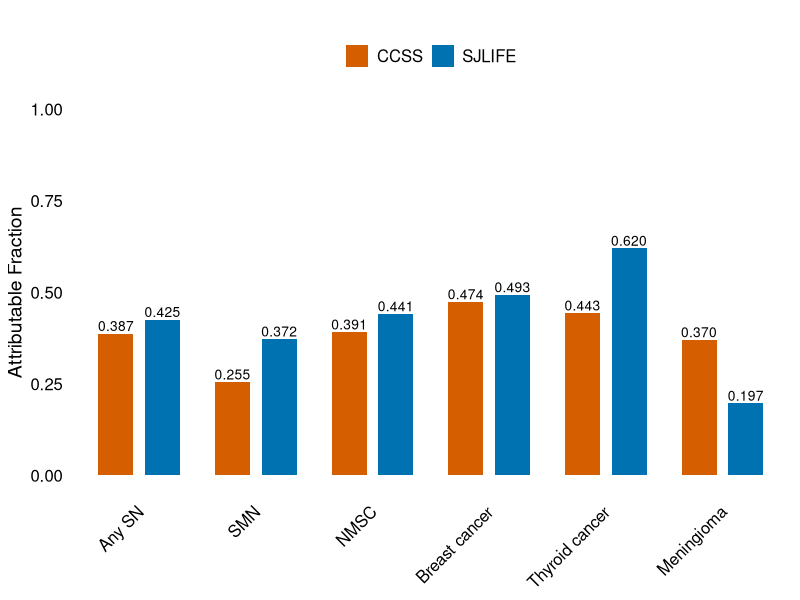
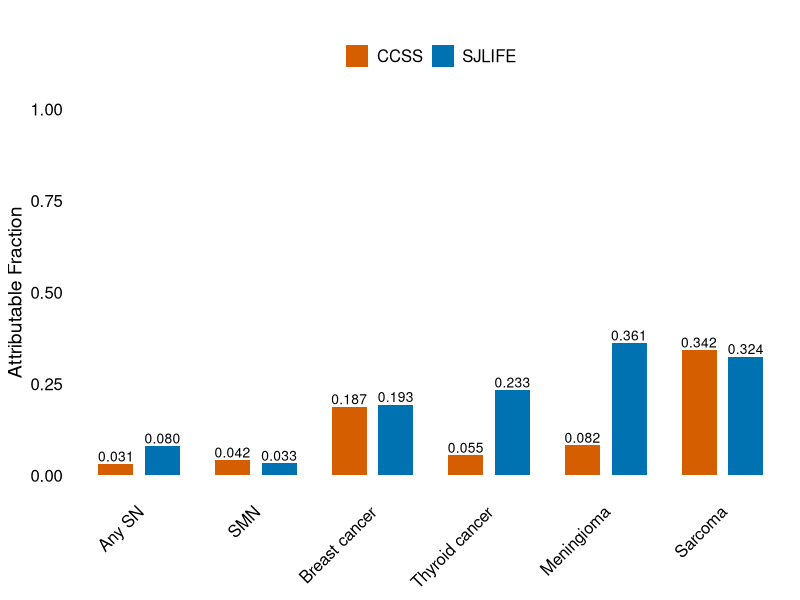
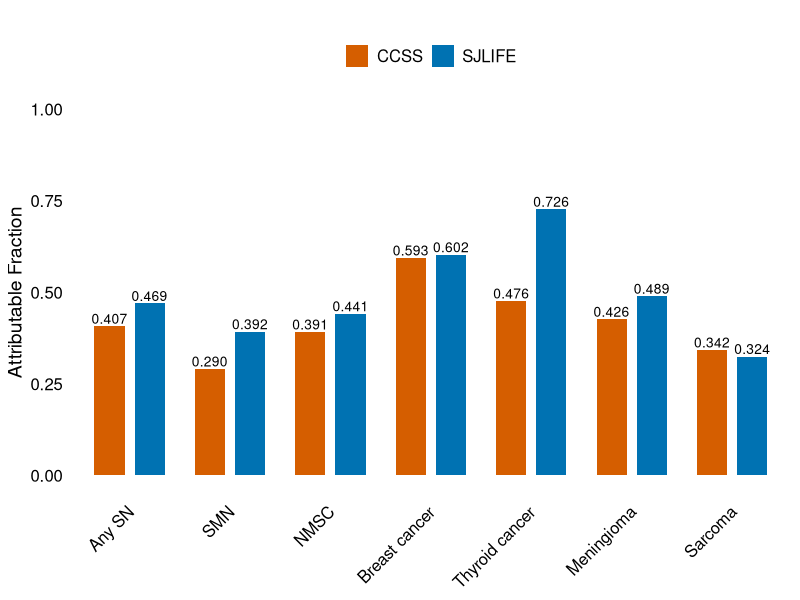
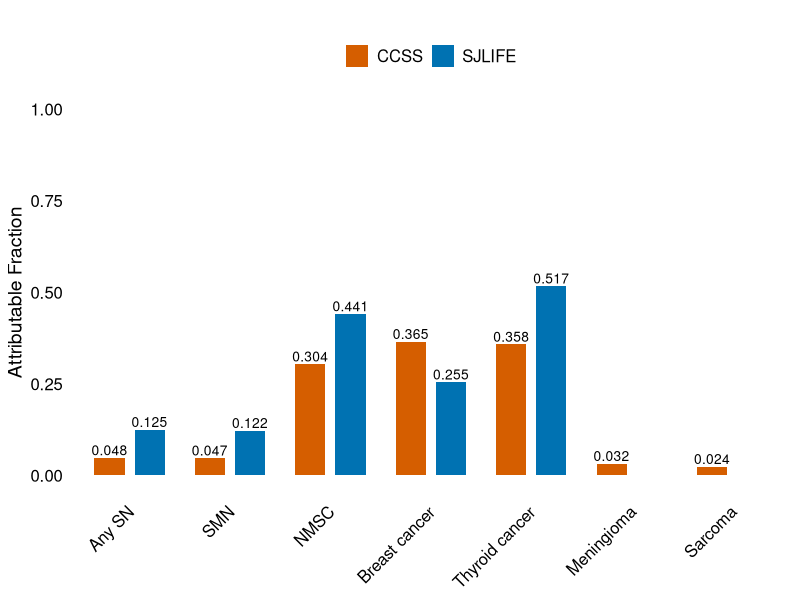
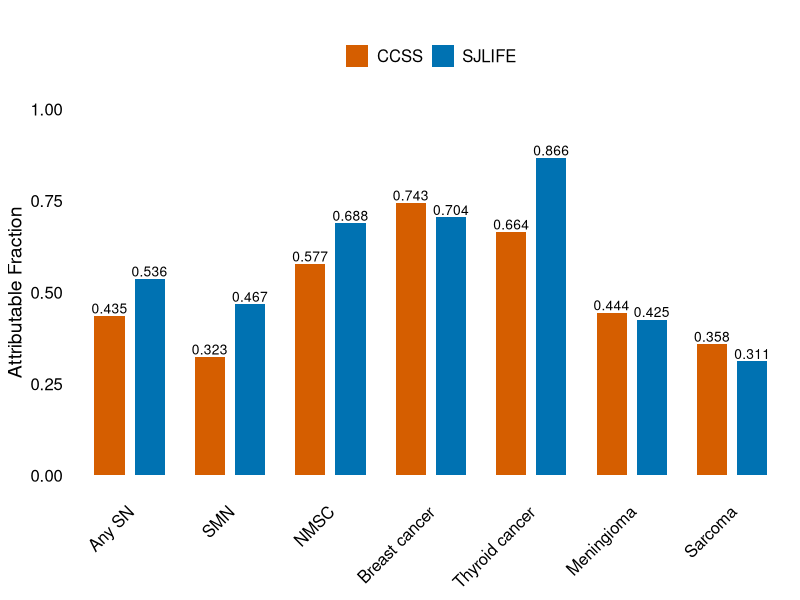

These charts were generated, in order, by the following R code:
# Load required libraries
library(ggplot2)
library(ggthemes)  # For additional themes

## Create a data frame with your data
# data <- data.frame(
#   SN_types = c("Any SN", "SMN", "NMSC", "Breast cancer", "Thyroid cancer", "Meningioma", "Sarcoma"),
#   SJLIFE = c(0.518, 0.455, 0.652, 0.672, 0.862, 0.438, 0.371),
#   CCSS = c(0.419, 0.326, 0.555, 0.709, 0.659, 0.432, 0.368)
# )


## V18 b
data <- read.table(text="Cohort	SN_types	Variables	Overall	Female	Male	Age.lt.35	Age.ge.35
SJLIFE	Any SN (605)	Radiation	0.425	0.417	0.435	0.400	0.447
SJLIFE	Any SN (605)	Chemo	0.080	0.079	0.080	0.109	0.054
SJLIFE	Any SN (605)	All treatments	0.469	0.462	0.478	0.463	0.474
SJLIFE	Any SN (605)	PRS	0.125	0.123	0.129	0.126	0.125
SJLIFE	Any SN (605)	Lifestyle	-	-	-	-	-
SJLIFE	Any SN (605)	Combined	0.536	0.530	0.545	0.531	0.541
SJLIFE	SMN (462)	Radiation	0.372	0.371	0.373	0.340	0.396
SJLIFE	SMN (462)	Chemo	0.033	0.033	0.032	0.047	0.022
SJLIFE	SMN (462)	All treatments	0.392	0.392	0.392	0.370	0.409
SJLIFE	SMN (462)	PRS	0.122	0.119	0.125	0.122	0.122
SJLIFE	SMN (462)	Lifestyle	-	-	-	-	-
SJLIFE	SMN (462)	Combined	0.467	0.466	0.468	0.447	0.482
SJLIFE	NMSC (249)	Radiation	0.441	0.431	0.453	0.413	0.457
SJLIFE	NMSC (249)	Chemo	-	-	-	-	-
SJLIFE	NMSC (249)	All treatments	0.441	0.431	0.453	0.413	0.457
SJLIFE	NMSC (249)	PRS	0.441	0.432	0.452	0.440	0.442
SJLIFE	NMSC (249)	Lifestyle	-	-	-	-	-
SJLIFE	NMSC (249)	Combined	0.688	0.680	0.698	0.671	0.698
SJLIFE	Breast cancer (74)	Radiation	0.493	0.493	-	0.475	0.498
SJLIFE	Breast cancer (74)	Chemo	0.193	0.193	-	0.228	0.184
SJLIFE	Breast cancer (74)	All treatments	0.602	0.602	-	0.594	0.604
SJLIFE	Breast cancer (74)	PRS	0.255	0.255	-	0.261	0.254
SJLIFE	Breast cancer (74)	Lifestyle	-	-	-	-	-
SJLIFE	Breast cancer (74)	Combined	0.704	0.704	-	0.701	0.705
SJLIFE	Thyroid cancer (86)	Radiation	0.620	0.622	0.616	0.594	0.650
SJLIFE	Thyroid cancer (86)	Chemo	0.233	0.235	0.231	0.293	0.163
SJLIFE	Thyroid cancer (86)	All treatments	0.726	0.727	0.723	0.725	0.727
SJLIFE	Thyroid cancer (86)	PRS	0.517	0.519	0.514	0.519	0.514
SJLIFE	Thyroid cancer (86)	Lifestyle	-	-	-	-	-
SJLIFE	Thyroid cancer (86)	Combined	0.866	0.867	0.866	0.866	0.868
SJLIFE	Meningioma (149)	Radiation	0.197	0.172	0.230	0.223	0.176
SJLIFE	Meningioma (149)	Chemo	0.361	0.371	0.349	0.472	0.271
SJLIFE	Meningioma (149)	All treatments	0.489	0.478	0.504	0.598	0.400
SJLIFE	Meningioma (149)	PRS	-0.125	-0.117	-0.135	-0.121	-0.128
SJLIFE	Meningioma (149)	Lifestyle	-	-	-	-	-
SJLIFE	Meningioma (149)	Combined	0.425	0.416	0.437	0.549	0.323
SJLIFE	Sarcoma (32)	Radiation	-	-	-	-	-
SJLIFE	Sarcoma (32)	Chemo	0.324	0.329	0.320	0.308	0.351
SJLIFE	Sarcoma (32)	All treatments	0.324	0.329	0.320	0.308	0.351
SJLIFE	Sarcoma (32)	PRS	-0.020	-0.021	-0.020	-0.020	-0.020
SJLIFE	Sarcoma (32)	Lifestyle	-	-	-	-	-
SJLIFE	Sarcoma (32)	Combined	0.311	0.315	0.306	0.294	0.337
CCSS	Any SN (1611)	Radiation	0.387	0.380	0.398	0.372	0.398
CCSS	Any SN (1611)	Chemo	0.031	0.030	0.033	0.047	0.019
CCSS	Any SN (1611)	All treatments	0.407	0.400	0.418	0.403	0.410
CCSS	Any SN (1611)	PRS	0.048	0.047	0.049	0.047	0.048
CCSS	Any SN (1611)	Lifestyle	-	-	-	-	-
CCSS	Any SN (1611)	Combined	0.435	0.428	0.446	0.431	0.438
CCSS	SMN (762)	Radiation	0.255	0.254	0.257	0.213	0.283
CCSS	SMN (762)	Chemo	0.042	0.042	0.042	0.070	0.024
CCSS	SMN (762)	All treatments	0.290	0.289	0.293	0.271	0.303
CCSS	SMN (762)	PRS	0.047	0.046	0.047	0.046	0.047
CCSS	SMN (762)	Lifestyle	-	-	-	-	-
CCSS	SMN (762)	Combined	0.323	0.322	0.326	0.305	0.336
CCSS	NMSC (769)	Radiation	0.391	0.386	0.396	0.385	0.394
CCSS	NMSC (769)	Chemo	-	-	-	-	-
CCSS	NMSC (769)	All treatments	0.391	0.386	0.396	0.385	0.394
CCSS	NMSC (769)	PRS	0.304	0.306	0.302	0.306	0.303
CCSS	NMSC (769)	Lifestyle	-	-	-	-	-
CCSS	NMSC (769)	Combined	0.577	0.575	0.578	0.574	0.578
CCSS	Breast cancer (289)	Radiation	0.474	0.474	-	0.452	0.478
CCSS	Breast cancer (289)	Chemo	0.187	0.187	-	0.224	0.180
CCSS	Breast cancer (289)	All treatments	0.593	0.593	-	0.589	0.593
CCSS	Breast cancer (289)	PRS	0.365	0.365	-	0.369	0.365
CCSS	Breast cancer (289)	Lifestyle	-	-	-	-	-
CCSS	Breast cancer (289)	Combined	0.743	0.743	-	0.741	0.743
CCSS	Thyroid cancer (163)	Radiation	0.443	0.445	0.439	0.413	0.489
CCSS	Thyroid cancer (163)	Chemo	0.055	0.055	0.056	0.073	0.029
CCSS	Thyroid cancer (163)	All treatments	0.476	0.477	0.472	0.457	0.504
CCSS	Thyroid cancer (163)	PRS	0.358	0.362	0.352	0.355	0.363
CCSS	Thyroid cancer (163)	Lifestyle	-	-	-	-	-
CCSS	Thyroid cancer (163)	Combined	0.664	0.665	0.661	0.650	0.684
CCSS	Meningioma (255)	Radiation	0.370	0.333	0.422	0.394	0.345
CCSS	Meningioma (255)	Chemo	0.082	0.076	0.092	0.118	0.045
CCSS	Meningioma (255)	All treatments	0.426	0.391	0.475	0.471	0.378
CCSS	Meningioma (255)	PRS	0.032	0.032	0.033	0.036	0.028
CCSS	Meningioma (255)	Lifestyle	-	-	-	-	-
CCSS	Meningioma (255)	Combined	0.444	0.410	0.494	0.490	0.397
CCSS	Sarcoma (60)	Radiation	-	-	-	-	-
CCSS	Sarcoma (60)	Chemo	0.342	0.327	0.358	0.337	0.348
CCSS	Sarcoma (60)	All treatments	0.342	0.327	0.358	0.337	0.348
CCSS	Sarcoma (60)	PRS	0.024	0.026	0.022	0.023	0.025
CCSS	Sarcoma (60)	Lifestyle	-	-	-	-	-
CCSS	Sarcoma (60)	Combined	0.358	0.345	0.372	0.353	0.364", header = T, sep = "\t")

data$SN_types <- gsub("\\([0-9]+\\)", "", data$SN_types)
data[data == "-"] <- NA

group <- "Overall"
variables <- unique(data$Variables)

for(i in 1:length(variables)){
new_data <- data[grepl(variables[i], data$Variables), c("Cohort", "SN_types", "Variables", group)]
colnames(new_data) <- c("variable", "SN_types", "AF_by", "value")
new_data$value <- as.numeric(new_data$value)

# Reshape the data for ggplot2
library(reshape2)
# data_melted <- melt(data, id.vars = "SN_types")
# data_melted
# SN_types variable value
# 1          Any SN   SJLIFE 0.518
# 2             SMN   SJLIFE 0.455
# 3            NMSC   SJLIFE 0.652
data_melted <-new_data
## Exclude rows with NAs
data_melted <- data_melted[complete.cases(data_melted),]

# order <- c("Any SN", "SMN", "NMSC", "Breast cancer", "Thyroid cancer", "Meningioma", "Sarcoma")
order <- unique(data_melted$SN_types)
AF.type <- data_melted$AF_by[1] 
lifestyle <- "without_lifestyle"
if(lifestyle== "without_lifestyle" && variables[i] == "Lifestyle"){
  next
}

# Create the grouped bar chart
p <- ggplot(data_melted, aes(x = SN_types, y = value, fill = variable)) +
  geom_bar(stat = "identity", position = position_dodge(width = 0.8), width = 0.6) +
  # Customize the theme and appearance
  theme_minimal() +
  theme(axis.text.x = element_text(angle = 45, hjust = 1, size = 12, color = "black"),  # Adjust font size and angle
        axis.text.y = element_text(size = 12, color = "black"),
        axis.title.y = element_text(size = 14, color = "black"),  # Customize Y-axis title
        legend.title = element_blank(),  # Remove legend title
        legend.text = element_text(size = 12, color = "black"),  # Adjust legend font size
        plot.title = element_text(size = 16, hjust = 0.5, vjust = 1.5, face = "bold"),  # Title formatting
        panel.grid.major = element_blank(),  # Remove major gridlines
        panel.grid.minor = element_blank()   # Remove minor gridlines
        
  ) +
  
  # Customize colors
  scale_fill_manual(values = c("SJLIFE" = "#0072B2", "CCSS" = "#D55E00")) +  # Use color codes
  # Add labels
  labs(title = "", y = "Attributable Fraction", x = NULL) +
  # Remove extra space at the bottom of the Y-axis
  scale_y_continuous(expand = c(0, 0)) +
  # Add data labels
  geom_text(aes(label = sprintf("%.3f", value)), position = position_dodge(width = 0.8), vjust = -0.25, size = 3.5, color = "black") +
  # Adjust legend position
  theme(legend.position="top", legend.box = "horizontal") +
  ## Add caption
  # labs(caption = "Data")
  # scale_x_discrete(limits = c("Any SN ", "SMN ", "NMSC ", "Breast cancer ", "Thyroid cancer ", "Meningioma ", "Sarcoma ")) +
  scale_x_discrete(limits = order) +
  ## Adjust the x-axis limits to ensure that the secondary y-axis label is fully visible.
  coord_cartesian(clip = "off")

p <- p + scale_y_continuous(limits = c(0, 1))
# Save the plot as a high-resolution image
plot_name <- paste0("Z:/ResearchHome/Groups/sapkogrp/projects/Genomics/common/attr_fraction/ANALYSIS/results/plots/v18b/", group, "_", AF.type, "_", lifestyle, ".tiff")

ggsave(plot_name, p, width = 10, height = 6, dpi = 300)
}
